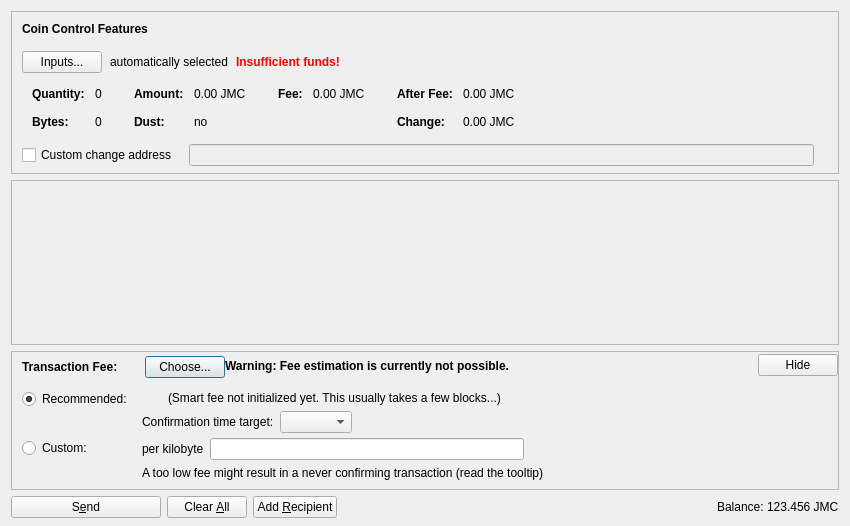
<?xml version="1.0" encoding="UTF-8"?>
<ui version="4.0">
 <class>SendCoinsDialog</class>
 <widget class="QDialog" name="SendCoinsDialog">
  <property name="geometry">
   <rect>
    <x>0</x>
    <y>0</y>
    <width>850</width>
    <height>526</height>
   </rect>
  </property>
  <property name="windowTitle">
   <string>Send Coins</string>
  </property>
  <layout class="QVBoxLayout" name="verticalLayout" stretch="0,1,0,0">
   <property name="bottomMargin">
    <number>8</number>
   </property>
   <item>
    <widget class="QFrame" name="frameCoinControl">
     <property name="sizePolicy">
      <sizepolicy hsizetype="Expanding" vsizetype="Expanding">
       <horstretch>0</horstretch>
       <verstretch>0</verstretch>
      </sizepolicy>
     </property>
     <property name="maximumSize">
      <size>
       <width>16777215</width>
       <height>16777215</height>
      </size>
     </property>
     <property name="frameShape">
      <enum>QFrame::StyledPanel</enum>
     </property>
     <property name="frameShadow">
      <enum>QFrame::Sunken</enum>
     </property>
     <layout class="QVBoxLayout" name="verticalLayoutCoinControl2">
      <property name="spacing">
       <number>0</number>
      </property>
      <property name="leftMargin">
       <number>0</number>
      </property>
      <property name="topMargin">
       <number>0</number>
      </property>
      <property name="rightMargin">
       <number>0</number>
      </property>
      <property name="bottomMargin">
       <number>6</number>
      </property>
      <item>
       <layout class="QVBoxLayout" name="verticalLayoutCoinControl" stretch="0,0,0,0,1">
        <property name="spacing">
         <number>0</number>
        </property>
        <property name="leftMargin">
         <number>10</number>
        </property>
        <property name="topMargin">
         <number>10</number>
        </property>
        <item>
         <layout class="QHBoxLayout" name="horizontalLayoutCoinControl1">
          <property name="bottomMargin">
           <number>15</number>
          </property>
          <item>
           <widget class="QLabel" name="labelCoinControlFeatures">
            <property name="sizePolicy">
             <sizepolicy hsizetype="Preferred" vsizetype="Maximum">
              <horstretch>0</horstretch>
              <verstretch>0</verstretch>
             </sizepolicy>
            </property>
            <property name="font">
             <font>
              <weight>75</weight>
              <bold>true</bold>
             </font>
            </property>
            <property name="styleSheet">
             <string notr="true">font-weight:bold;</string>
            </property>
            <property name="text">
             <string>Coin Control Features</string>
            </property>
           </widget>
          </item>
         </layout>
        </item>
        <item>
         <layout class="QHBoxLayout" name="horizontalLayoutCoinControl2" stretch="0,0,0,0">
          <property name="spacing">
           <number>8</number>
          </property>
          <property name="bottomMargin">
           <number>10</number>
          </property>
          <item>
           <widget class="QPushButton" name="pushButtonCoinControl">
            <property name="styleSheet">
             <string notr="true"/>
            </property>
            <property name="text">
             <string>Inputs...</string>
            </property>
            <property name="autoDefault">
             <bool>false</bool>
            </property>
           </widget>
          </item>
          <item>
           <widget class="QLabel" name="labelCoinControlAutomaticallySelected">
            <property name="text">
             <string>automatically selected</string>
            </property>
            <property name="margin">
             <number>5</number>
            </property>
           </widget>
          </item>
          <item>
           <widget class="QLabel" name="labelCoinControlInsuffFunds">
            <property name="font">
             <font>
              <weight>75</weight>
              <bold>true</bold>
             </font>
            </property>
            <property name="styleSheet">
             <string notr="true">color:red;font-weight:bold;</string>
            </property>
            <property name="text">
             <string>Insufficient funds!</string>
            </property>
            <property name="margin">
             <number>5</number>
            </property>
           </widget>
          </item>
          <item>
           <spacer name="horizontalSpacerCoinControl">
            <property name="orientation">
             <enum>Qt::Horizontal</enum>
            </property>
            <property name="sizeHint" stdset="0">
             <size>
              <width>40</width>
              <height>1</height>
             </size>
            </property>
           </spacer>
          </item>
         </layout>
        </item>
        <item>
         <widget class="QWidget" name="widgetCoinControl" native="true">
          <property name="sizePolicy">
           <sizepolicy hsizetype="Preferred" vsizetype="Preferred">
            <horstretch>0</horstretch>
            <verstretch>0</verstretch>
           </sizepolicy>
          </property>
          <property name="minimumSize">
           <size>
            <width>0</width>
            <height>0</height>
           </size>
          </property>
          <property name="styleSheet">
           <string notr="true"/>
          </property>
          <layout class="QHBoxLayout" name="horizontalLayoutCoinControl5">
           <property name="leftMargin">
            <number>0</number>
           </property>
           <property name="topMargin">
            <number>0</number>
           </property>
           <property name="rightMargin">
            <number>0</number>
           </property>
           <property name="bottomMargin">
            <number>0</number>
           </property>
           <item>
            <layout class="QHBoxLayout" name="horizontalLayoutCoinControl3" stretch="0,0,0,1">
             <property name="spacing">
              <number>20</number>
             </property>
             <property name="topMargin">
              <number>0</number>
             </property>
             <property name="bottomMargin">
              <number>10</number>
             </property>
             <item>
              <layout class="QFormLayout" name="formLayoutCoinControl1">
               <property name="horizontalSpacing">
                <number>10</number>
               </property>
               <property name="verticalSpacing">
                <number>14</number>
               </property>
               <property name="leftMargin">
                <number>10</number>
               </property>
               <property name="topMargin">
                <number>4</number>
               </property>
               <property name="rightMargin">
                <number>6</number>
               </property>
               <item row="0" column="0">
                <widget class="QLabel" name="labelCoinControlQuantityText">
                 <property name="font">
                  <font>
                   <weight>75</weight>
                   <bold>true</bold>
                  </font>
                 </property>
                 <property name="text">
                  <string>Quantity:</string>
                 </property>
                 <property name="margin">
                  <number>0</number>
                 </property>
                </widget>
               </item>
               <item row="0" column="1">
                <widget class="QLabel" name="labelCoinControlQuantity">
                 <property name="cursor">
                  <cursorShape>IBeamCursor</cursorShape>
                 </property>
                 <property name="contextMenuPolicy">
                  <enum>Qt::ActionsContextMenu</enum>
                 </property>
                 <property name="text">
                  <string notr="true">0</string>
                 </property>
                 <property name="margin">
                  <number>0</number>
                 </property>
                 <property name="textInteractionFlags">
                  <set>Qt::LinksAccessibleByMouse|Qt::TextSelectableByKeyboard|Qt::TextSelectableByMouse</set>
                 </property>
                </widget>
               </item>
               <item row="1" column="0">
                <widget class="QLabel" name="labelCoinControlBytesText">
                 <property name="font">
                  <font>
                   <weight>75</weight>
                   <bold>true</bold>
                  </font>
                 </property>
                 <property name="text">
                  <string>Bytes:</string>
                 </property>
                </widget>
               </item>
               <item row="1" column="1">
                <widget class="QLabel" name="labelCoinControlBytes">
                 <property name="cursor">
                  <cursorShape>IBeamCursor</cursorShape>
                 </property>
                 <property name="contextMenuPolicy">
                  <enum>Qt::ActionsContextMenu</enum>
                 </property>
                 <property name="text">
                  <string notr="true">0</string>
                 </property>
                 <property name="textInteractionFlags">
                  <set>Qt::LinksAccessibleByMouse|Qt::TextSelectableByKeyboard|Qt::TextSelectableByMouse</set>
                 </property>
                </widget>
               </item>
              </layout>
             </item>
             <item>
              <layout class="QFormLayout" name="formLayoutCoinControl2">
               <property name="horizontalSpacing">
                <number>10</number>
               </property>
               <property name="verticalSpacing">
                <number>14</number>
               </property>
               <property name="leftMargin">
                <number>6</number>
               </property>
               <property name="topMargin">
                <number>4</number>
               </property>
               <property name="rightMargin">
                <number>6</number>
               </property>
               <item row="0" column="0">
                <widget class="QLabel" name="labelCoinControlAmountText">
                 <property name="font">
                  <font>
                   <weight>75</weight>
                   <bold>true</bold>
                  </font>
                 </property>
                 <property name="text">
                  <string>Amount:</string>
                 </property>
                 <property name="margin">
                  <number>0</number>
                 </property>
                </widget>
               </item>
               <item row="0" column="1">
                <widget class="QLabel" name="labelCoinControlAmount">
                 <property name="cursor">
                  <cursorShape>IBeamCursor</cursorShape>
                 </property>
                 <property name="contextMenuPolicy">
                  <enum>Qt::ActionsContextMenu</enum>
                 </property>
                 <property name="text">
                  <string notr="true">0.00 JMC</string>
                 </property>
                 <property name="textInteractionFlags">
                  <set>Qt::LinksAccessibleByMouse|Qt::TextSelectableByKeyboard|Qt::TextSelectableByMouse</set>
                 </property>
                </widget>
               </item>
               <item row="1" column="0">
                <widget class="QLabel" name="labelCoinControlLowOutputText">
                 <property name="font">
                  <font>
                   <weight>75</weight>
                   <bold>true</bold>
                  </font>
                 </property>
                 <property name="text">
                  <string>Dust:</string>
                 </property>
                </widget>
               </item>
               <item row="1" column="1">
                <widget class="QLabel" name="labelCoinControlLowOutput">
                 <property name="cursor">
                  <cursorShape>IBeamCursor</cursorShape>
                 </property>
                 <property name="contextMenuPolicy">
                  <enum>Qt::ActionsContextMenu</enum>
                 </property>
                 <property name="text">
                  <string notr="true">no</string>
                 </property>
                 <property name="textInteractionFlags">
                  <set>Qt::LinksAccessibleByMouse|Qt::TextSelectableByKeyboard|Qt::TextSelectableByMouse</set>
                 </property>
                </widget>
               </item>
              </layout>
             </item>
             <item>
              <layout class="QFormLayout" name="formLayoutCoinControl3">
               <property name="horizontalSpacing">
                <number>10</number>
               </property>
               <property name="verticalSpacing">
                <number>14</number>
               </property>
               <property name="leftMargin">
                <number>6</number>
               </property>
               <property name="topMargin">
                <number>4</number>
               </property>
               <property name="rightMargin">
                <number>6</number>
               </property>
               <item row="0" column="0">
                <widget class="QLabel" name="labelCoinControlFeeText">
                 <property name="font">
                  <font>
                   <weight>75</weight>
                   <bold>true</bold>
                  </font>
                 </property>
                 <property name="text">
                  <string>Fee:</string>
                 </property>
                 <property name="margin">
                  <number>0</number>
                 </property>
                </widget>
               </item>
               <item row="0" column="1">
                <widget class="QLabel" name="labelCoinControlFee">
                 <property name="cursor">
                  <cursorShape>IBeamCursor</cursorShape>
                 </property>
                 <property name="contextMenuPolicy">
                  <enum>Qt::ActionsContextMenu</enum>
                 </property>
                 <property name="text">
                  <string notr="true">0.00 JMC</string>
                 </property>
                 <property name="textInteractionFlags">
                  <set>Qt::LinksAccessibleByMouse|Qt::TextSelectableByKeyboard|Qt::TextSelectableByMouse</set>
                 </property>
                </widget>
               </item>
              </layout>
             </item>
             <item>
              <layout class="QFormLayout" name="formLayoutCoinControl4">
               <property name="horizontalSpacing">
                <number>10</number>
               </property>
               <property name="verticalSpacing">
                <number>14</number>
               </property>
               <property name="leftMargin">
                <number>6</number>
               </property>
               <property name="topMargin">
                <number>4</number>
               </property>
               <property name="rightMargin">
                <number>6</number>
               </property>
               <item row="0" column="0">
                <widget class="QLabel" name="labelCoinControlAfterFeeText">
                 <property name="font">
                  <font>
                   <weight>75</weight>
                   <bold>true</bold>
                  </font>
                 </property>
                 <property name="text">
                  <string>After Fee:</string>
                 </property>
                 <property name="margin">
                  <number>0</number>
                 </property>
                </widget>
               </item>
               <item row="0" column="1">
                <widget class="QLabel" name="labelCoinControlAfterFee">
                 <property name="cursor">
                  <cursorShape>IBeamCursor</cursorShape>
                 </property>
                 <property name="contextMenuPolicy">
                  <enum>Qt::ActionsContextMenu</enum>
                 </property>
                 <property name="text">
                  <string notr="true">0.00 JMC</string>
                 </property>
                 <property name="textInteractionFlags">
                  <set>Qt::LinksAccessibleByMouse|Qt::TextSelectableByKeyboard|Qt::TextSelectableByMouse</set>
                 </property>
                </widget>
               </item>
               <item row="1" column="0">
                <widget class="QLabel" name="labelCoinControlChangeText">
                 <property name="font">
                  <font>
                   <weight>75</weight>
                   <bold>true</bold>
                  </font>
                 </property>
                 <property name="text">
                  <string>Change:</string>
                 </property>
                </widget>
               </item>
               <item row="1" column="1">
                <widget class="QLabel" name="labelCoinControlChange">
                 <property name="cursor">
                  <cursorShape>IBeamCursor</cursorShape>
                 </property>
                 <property name="contextMenuPolicy">
                  <enum>Qt::ActionsContextMenu</enum>
                 </property>
                 <property name="text">
                  <string notr="true">0.00 JMC</string>
                 </property>
                 <property name="textInteractionFlags">
                  <set>Qt::LinksAccessibleByMouse|Qt::TextSelectableByKeyboard|Qt::TextSelectableByMouse</set>
                 </property>
                </widget>
               </item>
              </layout>
             </item>
            </layout>
           </item>
          </layout>
         </widget>
        </item>
        <item>
         <layout class="QHBoxLayout" name="horizontalLayoutCoinControl4" stretch="0,0,0">
          <property name="spacing">
           <number>12</number>
          </property>
          <property name="sizeConstraint">
           <enum>QLayout::SetDefaultConstraint</enum>
          </property>
          <property name="topMargin">
           <number>5</number>
          </property>
          <property name="rightMargin">
           <number>5</number>
          </property>
          <item>
           <widget class="QCheckBox" name="checkBoxCoinControlChange">
            <property name="toolTip">
             <string>If this is activated, but the change address is empty or invalid, change will be sent to a newly generated address.</string>
            </property>
            <property name="text">
             <string>Custom change address</string>
            </property>
           </widget>
          </item>
          <item>
           <widget class="QValidatedLineEdit" name="lineEditCoinControlChange">
            <property name="enabled">
             <bool>false</bool>
            </property>
            <property name="sizePolicy">
             <sizepolicy hsizetype="Expanding" vsizetype="Fixed">
              <horstretch>0</horstretch>
              <verstretch>0</verstretch>
             </sizepolicy>
            </property>
           </widget>
          </item>
          <item>
           <widget class="QLabel" name="labelCoinControlChangeLabel">
            <property name="sizePolicy">
             <sizepolicy hsizetype="Preferred" vsizetype="Expanding">
              <horstretch>0</horstretch>
              <verstretch>0</verstretch>
             </sizepolicy>
            </property>
            <property name="minimumSize">
             <size>
              <width>0</width>
              <height>0</height>
             </size>
            </property>
            <property name="text">
             <string/>
            </property>
            <property name="margin">
             <number>3</number>
            </property>
           </widget>
          </item>
         </layout>
        </item>
        <item>
         <spacer name="verticalSpacerCoinControl">
          <property name="orientation">
           <enum>Qt::Vertical</enum>
          </property>
          <property name="sizeHint" stdset="0">
           <size>
            <width>800</width>
            <height>1</height>
           </size>
          </property>
         </spacer>
        </item>
       </layout>
      </item>
     </layout>
    </widget>
   </item>
   <item>
    <widget class="QScrollArea" name="scrollArea">
     <property name="widgetResizable">
      <bool>true</bool>
     </property>
     <widget class="QWidget" name="scrollAreaWidgetContents">
      <property name="geometry">
       <rect>
        <x>0</x>
        <y>0</y>
        <width>830</width>
        <height>104</height>
       </rect>
      </property>
      <layout class="QVBoxLayout" name="verticalLayout_2" stretch="0,1">
       <property name="leftMargin">
        <number>0</number>
       </property>
       <property name="topMargin">
        <number>0</number>
       </property>
       <property name="rightMargin">
        <number>0</number>
       </property>
       <property name="bottomMargin">
        <number>0</number>
       </property>
       <item>
        <layout class="QVBoxLayout" name="entries">
         <property name="spacing">
          <number>6</number>
         </property>
        </layout>
       </item>
       <item>
        <spacer name="verticalSpacer">
         <property name="orientation">
          <enum>Qt::Vertical</enum>
         </property>
         <property name="sizeHint" stdset="0">
          <size>
           <width>20</width>
           <height>40</height>
          </size>
         </property>
        </spacer>
       </item>
      </layout>
     </widget>
    </widget>
   </item>
   <item>
    <widget class="QFrame" name="frameFee">
     <property name="sizePolicy">
      <sizepolicy hsizetype="Expanding" vsizetype="Expanding">
       <horstretch>0</horstretch>
       <verstretch>0</verstretch>
      </sizepolicy>
     </property>
     <property name="maximumSize">
      <size>
       <width>16777215</width>
       <height>16777215</height>
      </size>
     </property>
     <property name="frameShape">
      <enum>QFrame::StyledPanel</enum>
     </property>
     <property name="frameShadow">
      <enum>QFrame::Sunken</enum>
     </property>
     <layout class="QVBoxLayout" name="verticalLayoutFee1">
      <property name="spacing">
       <number>0</number>
      </property>
      <property name="leftMargin">
       <number>0</number>
      </property>
      <property name="topMargin">
       <number>0</number>
      </property>
      <property name="rightMargin">
       <number>0</number>
      </property>
      <property name="bottomMargin">
       <number>0</number>
      </property>
      <item>
       <layout class="QVBoxLayout" name="verticalLayoutFee2" stretch="0,0,0">
        <property name="spacing">
         <number>0</number>
        </property>
        <property name="leftMargin">
         <number>10</number>
        </property>
        <property name="topMargin">
         <number>0</number>
        </property>
        <item>
         <layout class="QHBoxLayout" name="horizontalLayoutFee1">
          <property name="bottomMargin">
           <number>0</number>
          </property>
          <item>
           <layout class="QVBoxLayout" name="verticalLayoutFee7">
            <property name="spacing">
             <number>0</number>
            </property>
            <item>
             <spacer name="verticalSpacerSmartFee">
              <property name="orientation">
               <enum>Qt::Vertical</enum>
              </property>
              <property name="sizeType">
               <enum>QSizePolicy::Fixed</enum>
              </property>
              <property name="sizeHint" stdset="0">
               <size>
                <width>1</width>
                <height>4</height>
               </size>
              </property>
             </spacer>
            </item>
            <item>
             <layout class="QHBoxLayout" name="horizontalLayoutSmartFee">
              <property name="spacing">
               <number>10</number>
              </property>
              <item>
               <widget class="QLabel" name="labelFeeHeadline">
                <property name="sizePolicy">
                 <sizepolicy hsizetype="Preferred" vsizetype="Maximum">
                  <horstretch>0</horstretch>
                  <verstretch>0</verstretch>
                 </sizepolicy>
                </property>
                <property name="font">
                 <font>
                  <weight>75</weight>
                  <bold>true</bold>
                 </font>
                </property>
                <property name="styleSheet">
                 <string notr="true">font-weight:bold;</string>
                </property>
                <property name="text">
                 <string>Transaction Fee:</string>
                </property>
               </widget>
              </item>
              <item>
               <widget class="QLabel" name="labelFeeMinimized">
                <property name="text">
                 <string/>
                </property>
               </widget>
              </item>
              <item>
               <widget class="QPushButton" name="buttonChooseFee">
                <property name="text">
                 <string>Choose...</string>
                </property>
               </widget>
              </item>
             </layout>
            </item>
            <item>
             <spacer name="verticalSpacer_5">
              <property name="orientation">
               <enum>Qt::Vertical</enum>
              </property>
              <property name="sizeHint" stdset="0">
               <size>
                <width>1</width>
                <height>1</height>
               </size>
              </property>
             </spacer>
            </item>
           </layout>
          </item>
          <item>
           <widget class="QLabel" name="fallbackFeeWarningLabel">
            <property name="toolTip">
             <string>Using the fallbackfee can result in sending a transaction that will take several hours or days (or never) to confirm. Consider choosing your fee manually or wait until you have validated the complete chain.</string>
            </property>
            <property name="font">
            <font>
                <weight>75</weight>
                <bold>true</bold>
            </font>
            </property>
            <property name="text">
             <string>Warning: Fee estimation is currently not possible.</string>
            </property>
            <property name="wordWrap">
             <bool>false</bool>
            </property>
           </widget>
          </item>
          <item>
           <spacer name="horizontalSpacer_4">
            <property name="orientation">
             <enum>Qt::Horizontal</enum>
            </property>
            <property name="sizeType">
             <enum>QSizePolicy::MinimumExpanding</enum>
            </property>
            <property name="sizeHint" stdset="0">
             <size>
              <width>40</width>
              <height>20</height>
             </size>
            </property>
           </spacer>
          </item>
          <item>
           <widget class="QPushButton" name="buttonMinimizeFee">
            <property name="toolTip">
             <string>collapse fee-settings</string>
            </property>
            <property name="text">
             <string>Hide</string>
            </property>
           </widget>
          </item>
         </layout>
        </item>
        <item>
         <widget class="QFrame" name="frameFeeSelection">
          <layout class="QVBoxLayout" name="verticalLayoutFee12">
           <property name="spacing">
            <number>0</number>
           </property>
           <property name="leftMargin">
            <number>0</number>
           </property>
           <property name="topMargin">
            <number>0</number>
           </property>
           <property name="rightMargin">
            <number>0</number>
           </property>
           <property name="bottomMargin">
            <number>0</number>
           </property>
           <item>
            <layout class="QGridLayout" name="gridLayoutFee">
             <property name="topMargin">
              <number>10</number>
             </property>
             <property name="bottomMargin">
              <number>4</number>
             </property>
             <property name="horizontalSpacing">
              <number>10</number>
             </property>
             <property name="verticalSpacing">
              <number>4</number>
             </property>
             <item row="1" column="1">
              <layout class="QVBoxLayout" name="verticalLayoutFee8">
               <property name="spacing">
                <number>6</number>
               </property>
               <item>
                <layout class="QHBoxLayout" name="horizontalLayoutFee13">
                 <item>
                  <widget class="QLabel" name="labelCustomPerKilobyte">
                   <property name="toolTip">
                    <string>Specify a custom fee per kB (1,000 bytes) of the transaction's virtual size.

Note:  Since the fee is calculated on a per-byte basis, a fee of "100 satoshis per kB" for a transaction size of 500 bytes (half of 1 kB) would ultimately yield a fee of only 50 satoshis.</string>
                   </property>
                   <property name="text">
                    <string>per kilobyte</string>
                   </property>
                  </widget>
                 </item>
                 <item>
                  <widget class="BitcoinAmountField" name="customFee"/>
                 </item>
                 <item>
                  <spacer name="horizontalSpacer_6">
                   <property name="orientation">
                    <enum>Qt::Horizontal</enum>
                   </property>
                   <property name="sizeHint" stdset="0">
                    <size>
                     <width>1</width>
                     <height>1</height>
                    </size>
                   </property>
                  </spacer>
                 </item>
                </layout>
               </item>
               <item>
                <layout class="QHBoxLayout" name="horizontalLayoutFee8">
                 <item>
                  <widget class="QLabel" name="labelCustomFeeWarning">
                   <property name="enabled">
                    <bool>true</bool>
                   </property>
                   <property name="toolTip">
                    <string>When there is less transaction volume than space in the blocks, miners as well as relaying nodes may enforce a minimum fee. Paying only this minimum fee is just fine, but be aware that this can result in a never confirming transaction once there is more demand for jamcoin transactions than the network can process.</string>
                   </property>
                   <property name="text">
                    <string>A too low fee might result in a never confirming transaction (read the tooltip)</string>
                   </property>
                  </widget>
                 </item>
                 <item>
                  <spacer name="horizontalSpacer_2">
                   <property name="orientation">
                    <enum>Qt::Horizontal</enum>
                   </property>
                   <property name="sizeHint" stdset="0">
                    <size>
                     <width>1</width>
                     <height>1</height>
                    </size>
                   </property>
                  </spacer>
                 </item>
                </layout>
               </item>
              </layout>
             </item>
             <item row="0" column="0">
              <layout class="QVBoxLayout" name="verticalLayoutFee4" stretch="0,1">
               <item>
                <widget class="QRadioButton" name="radioSmartFee">
                 <property name="text">
                  <string>Recommended:</string>
                 </property>
                 <property name="checked">
                  <bool>true</bool>
                 </property>
                 <attribute name="buttonGroup">
                  <string notr="true">groupFee</string>
                 </attribute>
                </widget>
               </item>
               <item>
                <spacer name="verticalSpacer_2">
                 <property name="orientation">
                  <enum>Qt::Vertical</enum>
                 </property>
                 <property name="sizeHint" stdset="0">
                  <size>
                   <width>1</width>
                   <height>1</height>
                  </size>
                 </property>
                </spacer>
               </item>
              </layout>
             </item>
             <item row="1" column="0">
              <layout class="QVBoxLayout" name="verticalLayoutFee9" stretch="0,1">
               <item>
                <widget class="QRadioButton" name="radioCustomFee">
                 <property name="text">
                  <string>Custom:</string>
                 </property>
                 <attribute name="buttonGroup">
                  <string notr="true">groupFee</string>
                 </attribute>
                </widget>
               </item>
               <item>
                <spacer name="verticalSpacer_6">
                 <property name="orientation">
                  <enum>Qt::Vertical</enum>
                 </property>
                 <property name="sizeHint" stdset="0">
                  <size>
                   <width>1</width>
                   <height>1</height>
                  </size>
                 </property>
                </spacer>
               </item>
              </layout>
             </item>
             <item row="0" column="1">
              <layout class="QVBoxLayout" name="verticalLayoutFee3" stretch="0,0,1">
               <property name="spacing">
                <number>6</number>
               </property>
               <property name="topMargin">
                <number>2</number>
               </property>
               <item>
                <layout class="QHBoxLayout" name="horizontalLayoutFee12">
                 <item>
                  <widget class="QLabel" name="labelSmartFee">
                   <property name="text">
                    <string/>
                   </property>
                  </widget>
                 </item>
                 <item>
                  <widget class="QLabel" name="labelFeeEstimation">
                   <property name="text">
                    <string/>
                   </property>
                  </widget>
                 </item>
                 <item>
                  <widget class="QLabel" name="labelSmartFee2">
                   <property name="text">
                    <string>(Smart fee not initialized yet. This usually takes a few blocks...)</string>
                   </property>
                  </widget>
                 </item>
                 <item>
                  <spacer name="horizontalSpacer_5">
                   <property name="orientation">
                    <enum>Qt::Horizontal</enum>
                   </property>
                   <property name="sizeHint" stdset="0">
                    <size>
                     <width>1</width>
                     <height>1</height>
                    </size>
                   </property>
                  </spacer>
                 </item>
                </layout>
               </item>
               <item>
                <layout class="QHBoxLayout" name="horizontalLayoutFee9">
                 <item>
                  <layout class="QVBoxLayout" name="verticalLayoutFee6">
                   <item>
                    <widget class="QLabel" name="labelSmartFee3">
                     <property name="text">
                      <string>Confirmation time target:</string>
                     </property>
                    </widget>
                   </item>
                  </layout>
                 </item>
                 <item>
                  <layout class="QVBoxLayout" name="verticalLayoutFee5">
                   <property name="rightMargin">
                    <number>30</number>
                   </property>
                   <item>
                    <layout class="QHBoxLayout" name="horizontalLayoutConfTarget">
                     <property name="bottomMargin">
                      <number>0</number>
                     </property>
                     <item>
                      <widget class="QComboBox" name="confTargetSelector"/>
                     </item>
                     <item>
                      <spacer name="horizontalSpacerConfTarget">
                       <property name="orientation">
                        <enum>Qt::Horizontal</enum>
                       </property>
                       <property name="sizeHint" stdset="0">
                        <size>
                         <width>40</width>
                         <height>20</height>
                        </size>
                       </property>
                      </spacer>
                     </item>
                    </layout>
                   </item>
                  </layout>
                 </item>
                </layout>
               </item>
               <item>
                <spacer name="verticalSpacer_4">
                 <property name="orientation">
                  <enum>Qt::Vertical</enum>
                 </property>
                 <property name="sizeHint" stdset="0">
                  <size>
                   <width>1</width>
                   <height>1</height>
                  </size>
                 </property>
                </spacer>
               </item>
              </layout>
             </item>
            </layout>
           </item>
          </layout>
         </widget>
        </item>
        <item>
         <spacer name="verticalSpacerFee">
          <property name="orientation">
           <enum>Qt::Vertical</enum>
          </property>
          <property name="sizeHint" stdset="0">
           <size>
            <width>40</width>
            <height>5</height>
           </size>
          </property>
         </spacer>
        </item>
       </layout>
      </item>
     </layout>
    </widget>
   </item>
   <item>
    <layout class="QHBoxLayout" name="horizontalLayout">
     <item>
      <widget class="QPushButton" name="sendButton">
       <property name="minimumSize">
        <size>
         <width>150</width>
         <height>0</height>
        </size>
       </property>
       <property name="toolTip">
        <string>Confirm the send action</string>
       </property>
       <property name="text">
        <string>S&amp;end</string>
       </property>
       <property name="icon">
        <iconset resource="../bitcoin.qrc">
         <normaloff>:/icons/send</normaloff>:/icons/send</iconset>
       </property>
       <property name="autoDefault">
        <bool>false</bool>
       </property>
       <property name="default">
        <bool>false</bool>
       </property>
      </widget>
     </item>
     <item>
      <widget class="QPushButton" name="clearButton">
       <property name="sizePolicy">
        <sizepolicy hsizetype="Minimum" vsizetype="Fixed">
         <horstretch>0</horstretch>
         <verstretch>0</verstretch>
        </sizepolicy>
       </property>
       <property name="toolTip">
        <string>Clear all fields of the form.</string>
       </property>
       <property name="text">
        <string>Clear &amp;All</string>
       </property>
       <property name="icon">
        <iconset resource="../bitcoin.qrc">
         <normaloff>:/icons/remove</normaloff>:/icons/remove</iconset>
       </property>
       <property name="autoDefault">
        <bool>false</bool>
       </property>
      </widget>
     </item>
     <item>
      <widget class="QPushButton" name="addButton">
       <property name="toolTip">
        <string>Send to multiple recipients at once</string>
       </property>
       <property name="text">
        <string>Add &amp;Recipient</string>
       </property>
       <property name="icon">
        <iconset resource="../bitcoin.qrc">
         <normaloff>:/icons/add</normaloff>:/icons/add</iconset>
       </property>
       <property name="autoDefault">
        <bool>false</bool>
       </property>
      </widget>
     </item>
     <item>
      <spacer name="horizontalSpacer">
       <property name="orientation">
        <enum>Qt::Horizontal</enum>
       </property>
       <property name="sizeHint" stdset="0">
        <size>
         <width>40</width>
         <height>20</height>
        </size>
       </property>
      </spacer>
     </item>
     <item>
      <layout class="QHBoxLayout" name="horizontalLayout_2">
       <property name="spacing">
        <number>3</number>
       </property>
       <item>
        <widget class="QLabel" name="label">
         <property name="sizePolicy">
          <sizepolicy hsizetype="Preferred" vsizetype="Fixed">
           <horstretch>0</horstretch>
           <verstretch>0</verstretch>
          </sizepolicy>
         </property>
         <property name="text">
          <string>Balance:</string>
         </property>
        </widget>
       </item>
       <item>
        <widget class="QLabel" name="labelBalance">
         <property name="sizePolicy">
          <sizepolicy hsizetype="Preferred" vsizetype="Fixed">
           <horstretch>0</horstretch>
           <verstretch>0</verstretch>
          </sizepolicy>
         </property>
         <property name="cursor">
          <cursorShape>IBeamCursor</cursorShape>
         </property>
         <property name="text">
          <string notr="true">123.456 JMC</string>
         </property>
         <property name="textInteractionFlags">
          <set>Qt::LinksAccessibleByMouse|Qt::TextSelectableByKeyboard|Qt::TextSelectableByMouse</set>
         </property>
        </widget>
       </item>
      </layout>
     </item>
    </layout>
   </item>
  </layout>
 </widget>
 <customwidgets>
  <customwidget>
   <class>QValidatedLineEdit</class>
   <extends>QLineEdit</extends>
   <header>qt/qvalidatedlineedit.h</header>
  </customwidget>
  <customwidget>
   <class>BitcoinAmountField</class>
   <extends>QLineEdit</extends>
   <header>qt/bitcoinamountfield.h</header>
   <container>1</container>
  </customwidget>
 </customwidgets>
 <resources>
  <include location="../bitcoin.qrc"/>
 </resources>
 <connections/>
 <buttongroups>
  <buttongroup name="groupFee"/>
 </buttongroups>
</ui>
